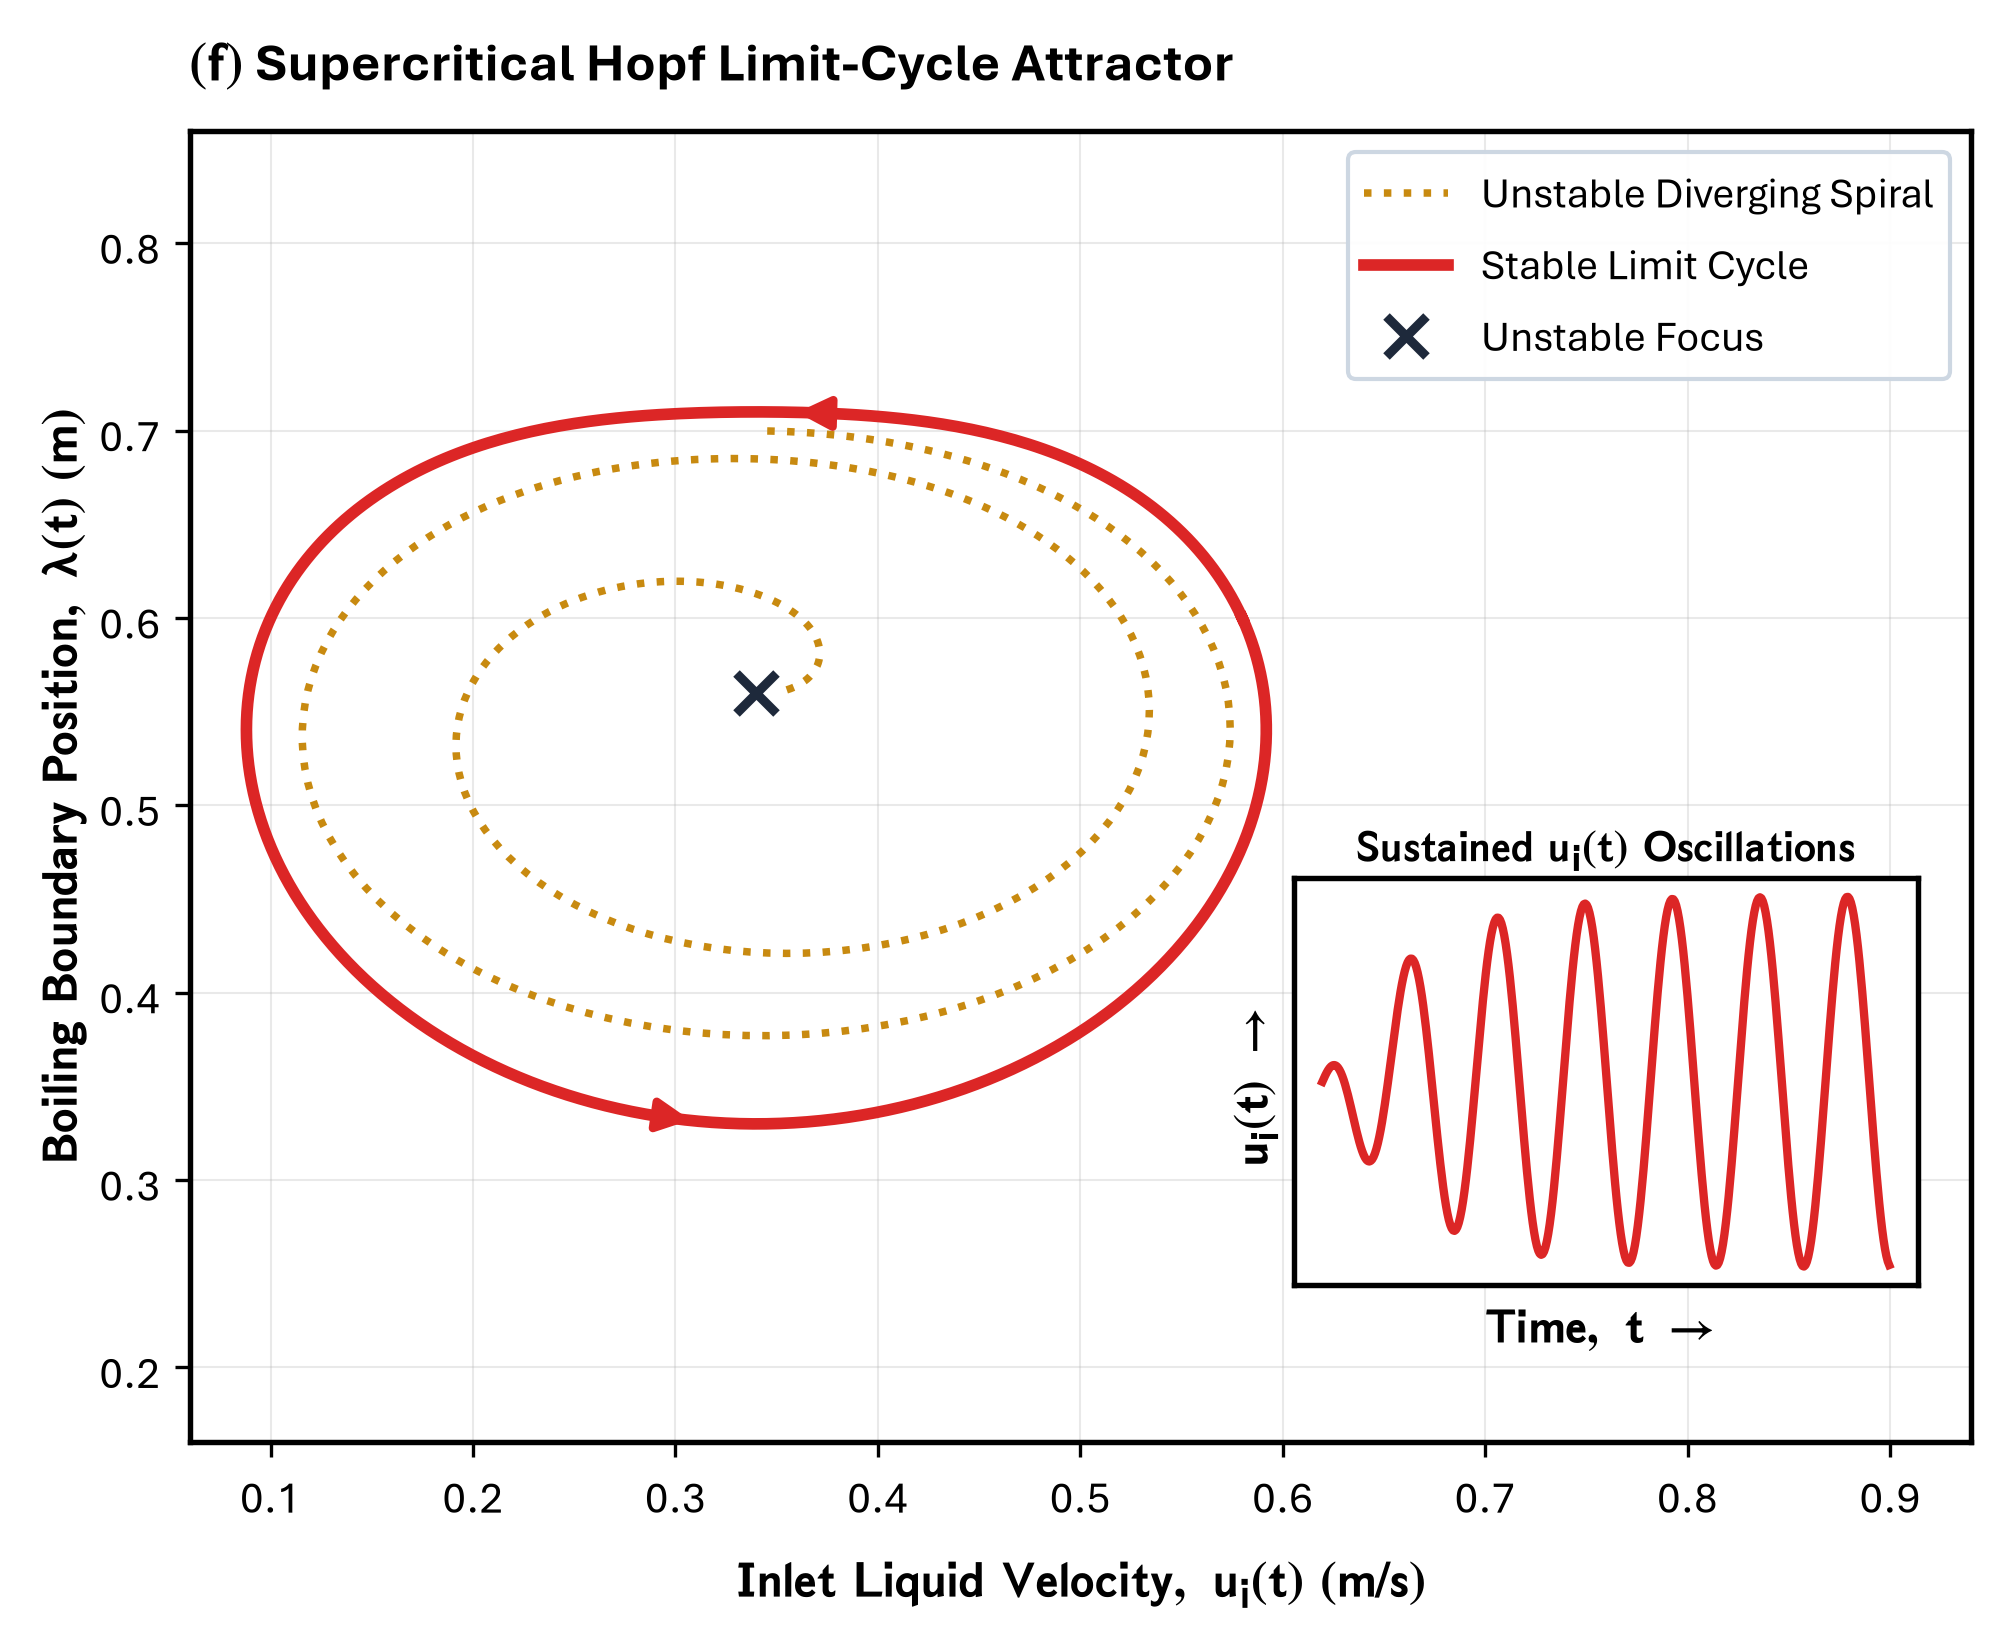

This figure's Python source:
r"""Panel (f): Supercritical Hopf Bifurcation & Limit-Cycle Attractor
Modular, Fully-Configurable Python Script styled with modern Aptos typography.

Features:
- Aptos font family with STIX-Sans mathematical fontset.
- Complete `CONFIG` styling dictionary controlling all typography, colors, geometries, and texts.
- Phase-space attractor portrait: Inlet velocity u_i(t) vs Boiling boundary lambda(t).
- Unstable focus point x^* (Re(\mu) > 0) with diverging spiral trajectory.
- Stable limit-cycle orbit \Gamma with dynamical flow direction arrows.
- Inset time-series demonstrating nonlinear oscillation amplitude saturation.
- Governing Hopf Normal Form equation card.
- Single-column journal layout.
"""
import os
import glob
import matplotlib.pyplot as plt
import matplotlib.font_manager as fm
import matplotlib._mathtext as mmt
import numpy as np

# ==============================================================================
# 0. FONT REGISTRATION (Aptos / CloudFonts)
# ==============================================================================
cloud_dir = r"C:\Users\User\AppData\Local\Microsoft\FontCache\4\CloudFonts"
for d in glob.glob(os.path.join(cloud_dir, "Aptos*")):
    for f in glob.glob(os.path.join(d, "*.ttf")):
        try:
            fm.fontManager.addfont(f)
        except Exception:
            pass

# ==============================================================================
# MASTER CONFIGURATION & STYLING DICTIONARY
# ==============================================================================
CONFIG = {
    # 1. Figure & Canvas
    "figure": {
        "figsize": (6.8, 5.6),
        "dpi": 300,
        "tight_layout": True,
        "output_path": "d:/AGravity/Tide_Tutor/Figures/figure_1/panel_f_hopf_orbit.png",
    },

    # 2. Typography & Matplotlib RC Params (Aptos + stixsans)
    "typography": {
        "font.family": "Aptos",
        "font.sans-serif": ["Aptos", "Segoe UI", "Arial", "DejaVu Sans"],
        "font.size": 11,
        "axes.labelsize": 12.0,
        "axes.titlesize": 13.0,
        "xtick.labelsize": 10.5,
        "ytick.labelsize": 10.5,
        "legend.fontsize": 9.6,
        "axes.linewidth": 1.3,
        "grid.linewidth": 0.5,
        "grid.alpha": 0.28,
        "mathtext.fontset": "stixsans",
        "mathtext_shrink_factor": 0.85,  # Subscript & superscript scaling (default 0.7)
    },

    # 3. Global Color Palette
    "palette": {
        "orbit": "#dc2626",            # Crimson / Red
        "spiral": "#c88a10",           # Amber / Gold
        "focus_marker": "#1e293b",     # Dark Slate
        "card_bg": "#f8fafc",
        "card_border": "#94a3b8",
        "inset_bg": "#f8fafc",
        "inset_border": "#cbd5e1",
    },

    # 4. Axes, Title & Labels
    "axes": {
        "title": {
            "text": r"$\mathbf{(f)}$ Supercritical Hopf Limit-Cycle Attractor",
            "fontsize": 13.0,
            "fontweight": "bold",
            "pad": 12,
            "loc": "left",
        },
        "xlabel": {
            "text": r"$\mathbf{Inlet\ Liquid\ Velocity,\ u_i(t)\ (m/s)}$",
            "fontsize": 12.0,
            "fontweight": "bold",
            "labelpad": 6,
        },
        "ylabel": {
            "text": r"$\mathbf{Boiling\ Boundary\ Position,\ \lambda(t)\ (m)}$",
            "fontsize": 12.0,
            "fontweight": "bold",
            "labelpad": 2,
        },
        "xlim": (0.06, 0.94),
        "ylim": (0.16, 0.86),
        "grid": True,
    },

    # 5. Phase-Space Trajectories
    "phase_space": {
        "focus": {
            "u_center": 0.34,
            "lam_center": 0.56,
            "label": "Unstable Focus",
            "color": "#1e293b",
            "size": 9.5,
            "width": 2.2,
            "zorder": 6,
        },
        "spiral": {
            "label": "Unstable Diverging Spiral",
            "color": "#c88a10",
            "linestyle": ":",
            "linewidth": 1.8,
            "zorder": 3,
        },
        "orbit": {
            "label": "Stable Limit Cycle",
            "color": "#dc2626",
            "linestyle": "-",
            "linewidth": 2.8,
            "zorder": 4,
        },
        "arrows": [
            {"idx": 70, "color": "#dc2626", "scale": 16},
            {"idx": 220, "color": "#dc2626", "scale": 16},
        ],
    },

    # 6. Inset Time-Series
    "inset": {
        "bounds": [0.62, 0.12, 0.35, 0.31],
        "title": r"$\mathbf{Sustained\ u_i(t)\ Oscillations}$",
        "xlabel": r"$\mathbf{Time,\ t\ \rightarrow}$",
        "ylabel": r"$\mathbf{u_i(t)\ \rightarrow}$",
        "color": "#dc2626",
        "linewidth": 2.0,
        "facecolor": "#ffffff",
        "edgecolor": "#94a3b8",
        "alpha": 0.96,
        "title_fontsize": 10.5,
        "label_fontsize": 11.5,
    },
    # 7. Legend
    "legend": {
        "loc": "upper right",
        "frameon": True,
        "framealpha": 0.95,
        "facecolor": "white",
        "edgecolor": "#cbd5e1",
        "fontsize": 10.0,
    },
}


# ==============================================================================
# PLOTTING ENGINE (Reads 100% from CONFIG)
# ==============================================================================
def generate_panel_f(config=CONFIG):
    # Apply Typography & RC Params with Subscript Scaling
    typo_cfg = dict(config["typography"])
    shrink_factor = typo_cfg.pop("mathtext_shrink_factor", 0.85)
    mmt.SHRINK_FACTOR = shrink_factor
    plt.rcParams.update(typo_cfg)

    # Create Canvas
    fig, ax = plt.subplots(figsize=config["figure"]["figsize"], dpi=config["figure"]["dpi"])

    # Set Title & Axes Labels
    ax_cfg = config["axes"]
    ax.set_title(ax_cfg["title"]["text"],
                 fontsize=ax_cfg["title"]["fontsize"],
                 fontweight=ax_cfg["title"]["fontweight"],
                 pad=ax_cfg["title"]["pad"],
                 loc=ax_cfg["title"]["loc"])
    
    ax.set_xlabel(ax_cfg["xlabel"]["text"],
                  fontsize=ax_cfg["xlabel"]["fontsize"],
                  fontweight=ax_cfg["xlabel"]["fontweight"],
                  labelpad=ax_cfg["xlabel"]["labelpad"])
    
    ax.set_ylabel(ax_cfg["ylabel"]["text"],
                  fontsize=ax_cfg["ylabel"]["fontsize"],
                  fontweight=ax_cfg["ylabel"]["fontweight"],
                  labelpad=ax_cfg["ylabel"]["labelpad"])
    
    ax.set_xlim(*ax_cfg["xlim"])
    ax.set_ylim(*ax_cfg["ylim"])
    ax.grid(ax_cfg["grid"])

    # Generate Geometry
    ps_cfg = config["phase_space"]
    u_c = ps_cfg["focus"]["u_center"]
    lam_c = ps_cfg["focus"]["lam_center"]

    # 1. Closed Limit Cycle Orbit
    theta = np.linspace(0, 2 * np.pi, 300)
    u_orbit = u_c + 0.24 * np.cos(theta) - 0.04 * np.sin(2 * theta)
    lam_orbit = lam_c + 0.19 * np.sin(theta) + 0.04 * np.cos(2 * theta)

    # 2. Diverging Spiral from Focus (3 turns)
    t_spiral = np.linspace(0, 4.5 * np.pi, 350)
    r_spiral = 0.015 + 0.22 * (1.0 - np.exp(-0.25 * t_spiral))
    u_spiral = u_c + r_spiral * (np.cos(t_spiral) - 0.15 * np.sin(2 * t_spiral))
    lam_spiral = lam_c + 0.72 * r_spiral * (np.sin(t_spiral) + 0.15 * np.cos(2 * t_spiral))

    # Plot Spiral & Limit Cycle
    sp_cfg = ps_cfg["spiral"]
    ax.plot(u_spiral, lam_spiral, color=sp_cfg["color"],
            lw=sp_cfg["linewidth"], ls=sp_cfg["linestyle"], label=sp_cfg["label"], zorder=sp_cfg["zorder"])

    orb_cfg = ps_cfg["orbit"]
    ax.plot(u_orbit, lam_orbit, color=orb_cfg["color"],
            lw=orb_cfg["linewidth"], ls=orb_cfg["linestyle"], label=orb_cfg["label"], zorder=orb_cfg["zorder"])

    # Direction Arrows on Orbit
    for arr in ps_cfg["arrows"]:
        idx = arr["idx"]
        ax.annotate("", xy=(u_orbit[idx], lam_orbit[idx]), xytext=(u_orbit[idx - 5], lam_orbit[idx - 5]),
                    arrowprops=dict(arrowstyle="-|>", color=arr["color"], lw=2.0, mutation_scale=arr["scale"]),
                    zorder=5)

    # Plot Unstable Focus Point Marker
    f_cfg = ps_cfg["focus"]
    ax.plot(u_c, lam_c, "x", color=f_cfg["color"],
            ms=f_cfg["size"], mew=f_cfg["width"], label=f_cfg["label"], zorder=f_cfg["zorder"])

    # 4. Inset Time Series
    ins_cfg = config["inset"]
    inset_ax = ax.inset_axes(ins_cfg["bounds"])
    t_sim = np.linspace(0, 22, 400)
    u_sim = u_c + 0.28 * np.cos(1.85 * t_sim) * (1.0 - np.exp(-0.32 * t_sim))
    inset_ax.plot(t_sim, u_sim, color=ins_cfg["color"], lw=ins_cfg["linewidth"])
    inset_ax.set_title(ins_cfg["title"], fontsize=ins_cfg.get("title_fontsize", 10.5), pad=4, fontweight="bold")
    inset_ax.set_xlabel(ins_cfg["xlabel"], fontsize=ins_cfg.get("label_fontsize", 11.0), labelpad=3, fontweight="bold")
    inset_ax.set_ylabel(ins_cfg["ylabel"], fontsize=ins_cfg.get("label_fontsize", 11.0), labelpad=3, fontweight="bold")
    inset_ax.set_xticks([])
    inset_ax.set_yticks([])
    inset_ax.tick_params(left=False, bottom=False, labelleft=False, labelbottom=False)
    inset_ax.grid(True, alpha=0.3)
    inset_ax.set_facecolor(ins_cfg["facecolor"])

    # 5. Add Legend
    leg_cfg = config["legend"]
    ax.legend(loc=leg_cfg["loc"], frameon=leg_cfg["frameon"],
              framealpha=leg_cfg["framealpha"], facecolor=leg_cfg["facecolor"],
              edgecolor=leg_cfg["edgecolor"], fontsize=leg_cfg["fontsize"])

    # Save Output
    if config["figure"]["tight_layout"]:
        plt.tight_layout()

    out_file = config["figure"]["output_path"]
    os.makedirs(os.path.dirname(os.path.abspath(out_file)), exist_ok=True)
    if os.path.exists(out_file):
        try:
            os.remove(out_file)
        except Exception:
            pass

    plt.savefig(out_file, dpi=config["figure"]["dpi"], bbox_inches="tight")
    print("Successfully generated and saved Panel (f) with Aptos to:", out_file)
    return fig, ax


if __name__ == "__main__":
    generate_panel_f()
